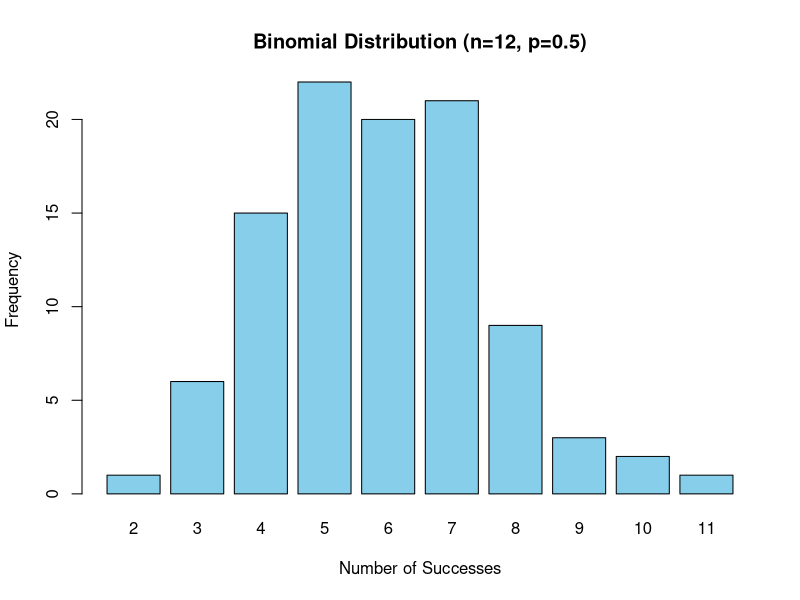
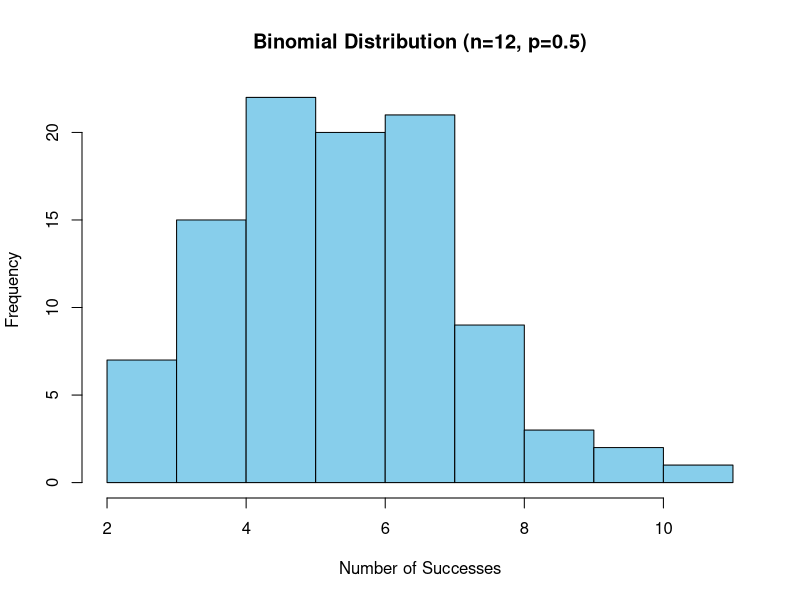

Recreate these plots in R, in order.
##a no of poisson
lambda = 3
t = 3
lt = lambda * t
# Poisson process follows poisson dist with parameter lt
# dpois for pdf, pois for cdf
cat("Exactly 4:", dpois(4, lt), "\n")
cat("Higher than 4:", 1 - ppois(4, lt), "\n")
cat("Less than 4:", ppois(3, lt), "\n")


set.seed(22)
N <- 100
n <- 12
sample <- rbinom(N, n, prob = 0.5)

# Frequency table
freq <- table(sample)

# Proper barplot
barplot(freq,
        main = "Binomial Distribution (n=12, p=0.5)",
        xlab = "Number of Successes",
        ylab = "Frequency",
        col = "skyblue")
# histogram
hist(sample,
     main = "Binomial Distribution (n=12, p=0.5)",
     xlab = "Number of Successes",
     ylab = "Frequency",
     col = "skyblue")
